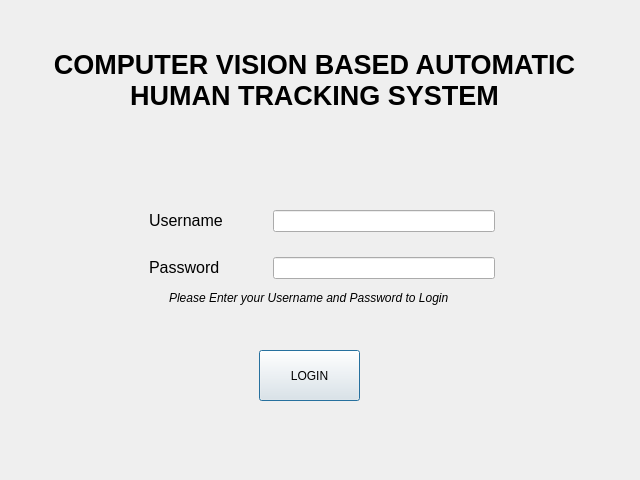
<?xml version="1.0" encoding="UTF-8"?>
<ui version="4.0">
 <class>arsDialog</class>
 <widget class="QDialog" name="arsDialog">
  <property name="geometry">
   <rect>
    <x>0</x>
    <y>0</y>
    <width>640</width>
    <height>480</height>
   </rect>
  </property>
  <property name="windowTitle">
   <string>ActivityReportingSystem</string>
  </property>
  <widget class="QStackedWidget" name="viewsStackedWidget">
   <property name="enabled">
    <bool>true</bool>
   </property>
   <property name="geometry">
    <rect>
     <x>9</x>
     <y>10</y>
     <width>621</width>
     <height>461</height>
    </rect>
   </property>
   <property name="contextMenuPolicy">
    <enum>Qt::NoContextMenu</enum>
   </property>
   <property name="currentIndex">
    <number>0</number>
   </property>
   <widget class="QWidget" name="loginPage">
    <property name="enabled">
     <bool>true</bool>
    </property>
    <widget class="QLabel" name="label">
     <property name="geometry">
      <rect>
       <x>30</x>
       <y>20</y>
       <width>551</width>
       <height>101</height>
      </rect>
     </property>
     <property name="text">
      <string>&lt;html&gt;&lt;head/&gt;&lt;body&gt;&lt;p align=&quot;center&quot;&gt;&lt;span style=&quot; font-size:20pt; font-weight:600;&quot;&gt;COMPUTER VISION BASED AUTOMATIC HUMAN TRACKING SYSTEM&lt;/span&gt;&lt;/p&gt;&lt;/body&gt;&lt;/html&gt;</string>
     </property>
     <property name="alignment">
      <set>Qt::AlignCenter</set>
     </property>
     <property name="wordWrap">
      <bool>true</bool>
     </property>
    </widget>
    <widget class="QPushButton" name="loginButton">
     <property name="geometry">
      <rect>
       <x>250</x>
       <y>340</y>
       <width>101</width>
       <height>51</height>
      </rect>
     </property>
     <property name="text">
      <string>LOGIN</string>
     </property>
     <property name="flat">
      <bool>false</bool>
     </property>
    </widget>
    <widget class="QWidget" name="layoutWidget">
     <property name="geometry">
      <rect>
       <x>130</x>
       <y>190</y>
       <width>361</width>
       <height>91</height>
      </rect>
     </property>
     <layout class="QFormLayout" name="formLayout">
      <property name="horizontalSpacing">
       <number>50</number>
      </property>
      <property name="verticalSpacing">
       <number>25</number>
      </property>
      <property name="leftMargin">
       <number>10</number>
      </property>
      <property name="topMargin">
       <number>10</number>
      </property>
      <property name="rightMargin">
       <number>5</number>
      </property>
      <property name="bottomMargin">
       <number>10</number>
      </property>
      <item row="0" column="0">
       <widget class="QLabel" name="label_2">
        <property name="text">
         <string>&lt;html&gt;&lt;head/&gt;&lt;body&gt;&lt;p&gt;&lt;span style=&quot; font-size:12pt;&quot;&gt;Username&lt;/span&gt;&lt;/p&gt;&lt;/body&gt;&lt;/html&gt;</string>
        </property>
       </widget>
      </item>
      <item row="0" column="1">
       <widget class="QLineEdit" name="loginLineEdit">
        <property name="focusPolicy">
         <enum>Qt::StrongFocus</enum>
        </property>
        <property name="text">
         <string/>
        </property>
        <property name="frame">
         <bool>true</bool>
        </property>
        <property name="echoMode">
         <enum>QLineEdit::Normal</enum>
        </property>
        <property name="clearButtonEnabled">
         <bool>true</bool>
        </property>
       </widget>
      </item>
      <item row="1" column="0">
       <widget class="QLabel" name="label_3">
        <property name="text">
         <string>&lt;html&gt;&lt;head/&gt;&lt;body&gt;&lt;p&gt;&lt;span style=&quot; font-size:12pt;&quot;&gt;Password&lt;/span&gt;&lt;/p&gt;&lt;/body&gt;&lt;/html&gt;</string>
        </property>
        <property name="textFormat">
         <enum>Qt::RichText</enum>
        </property>
       </widget>
      </item>
      <item row="1" column="1">
       <widget class="QLineEdit" name="passwordLineEdit">
        <property name="inputMask">
         <string/>
        </property>
        <property name="text">
         <string/>
        </property>
        <property name="echoMode">
         <enum>QLineEdit::Password</enum>
        </property>
        <property name="clearButtonEnabled">
         <bool>true</bool>
        </property>
       </widget>
      </item>
     </layout>
    </widget>
    <widget class="QLabel" name="loginPromptLabel">
     <property name="geometry">
      <rect>
       <x>160</x>
       <y>280</y>
       <width>351</width>
       <height>16</height>
      </rect>
     </property>
     <property name="font">
      <font>
       <italic>true</italic>
      </font>
     </property>
     <property name="text">
      <string>Please Enter your Username and Password to Login</string>
     </property>
    </widget>
    <zorder>layoutWidget</zorder>
    <zorder>label</zorder>
    <zorder>loginButton</zorder>
    <zorder>loginPromptLabel</zorder>
   </widget>
   <widget class="QWidget" name="adminMenuView">
    <widget class="QPushButton" name="adminLogoutButton">
     <property name="geometry">
      <rect>
       <x>520</x>
       <y>140</y>
       <width>81</width>
       <height>41</height>
      </rect>
     </property>
     <property name="font">
      <font>
       <pointsize>11</pointsize>
      </font>
     </property>
     <property name="text">
      <string>LOGOUT</string>
     </property>
     <property name="autoDefault">
      <bool>true</bool>
     </property>
    </widget>
    <widget class="QLabel" name="label_4">
     <property name="geometry">
      <rect>
       <x>30</x>
       <y>20</y>
       <width>551</width>
       <height>101</height>
      </rect>
     </property>
     <property name="text">
      <string>&lt;html&gt;&lt;head/&gt;&lt;body&gt;&lt;p align=&quot;center&quot;&gt;&lt;span style=&quot; font-size:20pt; font-weight:600;&quot;&gt;COMPUTER VISION BASED AUTOMATIC HUMAN TRACKING SYSTEM&lt;/span&gt;&lt;/p&gt;&lt;/body&gt;&lt;/html&gt;</string>
     </property>
     <property name="alignment">
      <set>Qt::AlignCenter</set>
     </property>
     <property name="wordWrap">
      <bool>true</bool>
     </property>
    </widget>
    <widget class="QWidget" name="verticalLayoutWidget">
     <property name="geometry">
      <rect>
       <x>220</x>
       <y>180</y>
       <width>171</width>
       <height>201</height>
      </rect>
     </property>
     <layout class="QVBoxLayout" name="verticalLayout">
      <item>
       <widget class="QPushButton" name="addUserMenuButton">
        <property name="font">
         <font>
          <pointsize>11</pointsize>
         </font>
        </property>
        <property name="text">
         <string>ADD USER</string>
        </property>
       </widget>
      </item>
      <item>
       <widget class="QPushButton" name="searchUserMenuButton">
        <property name="font">
         <font>
          <pointsize>11</pointsize>
         </font>
        </property>
        <property name="text">
         <string>SEARCH USER</string>
        </property>
       </widget>
      </item>
     </layout>
    </widget>
    <zorder>label_4</zorder>
    <zorder>adminLogoutButton</zorder>
    <zorder>verticalLayoutWidget</zorder>
   </widget>
   <widget class="QWidget" name="addUserView">
    <widget class="QLabel" name="label_6">
     <property name="geometry">
      <rect>
       <x>30</x>
       <y>20</y>
       <width>551</width>
       <height>101</height>
      </rect>
     </property>
     <property name="text">
      <string>&lt;html&gt;&lt;head/&gt;&lt;body&gt;&lt;p align=&quot;center&quot;&gt;&lt;span style=&quot; font-size:20pt; font-weight:600;&quot;&gt;COMPUTER VISION BASED AUTOMATIC HUMAN TRACKING SYSTEM&lt;/span&gt;&lt;/p&gt;&lt;/body&gt;&lt;/html&gt;</string>
     </property>
     <property name="alignment">
      <set>Qt::AlignCenter</set>
     </property>
     <property name="wordWrap">
      <bool>true</bool>
     </property>
    </widget>
    <widget class="QLabel" name="addUserPromptLabel">
     <property name="geometry">
      <rect>
       <x>170</x>
       <y>160</y>
       <width>311</width>
       <height>16</height>
      </rect>
     </property>
     <property name="font">
      <font>
       <italic>true</italic>
      </font>
     </property>
     <property name="text">
      <string>Enter all the details to add user</string>
     </property>
    </widget>
    <widget class="QPushButton" name="addButton">
     <property name="geometry">
      <rect>
       <x>190</x>
       <y>380</y>
       <width>71</width>
       <height>41</height>
      </rect>
     </property>
     <property name="font">
      <font>
       <pointsize>11</pointsize>
      </font>
     </property>
     <property name="text">
      <string>ADD</string>
     </property>
    </widget>
    <widget class="QPushButton" name="backAddButton">
     <property name="geometry">
      <rect>
       <x>390</x>
       <y>380</y>
       <width>81</width>
       <height>41</height>
      </rect>
     </property>
     <property name="font">
      <font>
       <pointsize>11</pointsize>
      </font>
     </property>
     <property name="text">
      <string>GO BACK</string>
     </property>
    </widget>
    <widget class="QWidget" name="layoutWidget">
     <property name="geometry">
      <rect>
       <x>129</x>
       <y>188</y>
       <width>421</width>
       <height>170</height>
      </rect>
     </property>
     <layout class="QFormLayout" name="formLayout_2">
      <item row="0" column="0">
       <widget class="QLabel" name="label_8">
        <property name="text">
         <string>&lt;html&gt;&lt;head/&gt;&lt;body&gt;&lt;p&gt;&lt;span style=&quot; font-size:12pt;&quot;&gt;Name&lt;/span&gt;&lt;/p&gt;&lt;/body&gt;&lt;/html&gt;</string>
        </property>
       </widget>
      </item>
      <item row="0" column="1">
       <widget class="QLineEdit" name="addNameLineEdit">
        <property name="inputMask">
         <string/>
        </property>
        <property name="text">
         <string/>
        </property>
        <property name="echoMode">
         <enum>QLineEdit::Normal</enum>
        </property>
        <property name="clearButtonEnabled">
         <bool>true</bool>
        </property>
       </widget>
      </item>
      <item row="1" column="0">
       <widget class="QLabel" name="label_12">
        <property name="text">
         <string>&lt;html&gt;&lt;head/&gt;&lt;body&gt;&lt;p&gt;&lt;span style=&quot; font-size:12pt;&quot;&gt;Phone&lt;/span&gt;&lt;/p&gt;&lt;/body&gt;&lt;/html&gt;</string>
        </property>
        <property name="textFormat">
         <enum>Qt::RichText</enum>
        </property>
       </widget>
      </item>
      <item row="1" column="1">
       <widget class="QLineEdit" name="addPhoneLineEdit">
        <property name="inputMask">
         <string/>
        </property>
        <property name="text">
         <string/>
        </property>
        <property name="echoMode">
         <enum>QLineEdit::Normal</enum>
        </property>
        <property name="clearButtonEnabled">
         <bool>true</bool>
        </property>
       </widget>
      </item>
      <item row="2" column="0">
       <widget class="QLabel" name="label_9">
        <property name="text">
         <string>&lt;html&gt;&lt;head/&gt;&lt;body&gt;&lt;p&gt;&lt;span style=&quot; font-size:12pt;&quot;&gt;LoginId&lt;/span&gt;&lt;/p&gt;&lt;/body&gt;&lt;/html&gt;</string>
        </property>
        <property name="textFormat">
         <enum>Qt::RichText</enum>
        </property>
       </widget>
      </item>
      <item row="2" column="1">
       <widget class="QLineEdit" name="addLoginLineEdit">
        <property name="inputMask">
         <string/>
        </property>
        <property name="text">
         <string/>
        </property>
        <property name="echoMode">
         <enum>QLineEdit::Normal</enum>
        </property>
        <property name="clearButtonEnabled">
         <bool>true</bool>
        </property>
       </widget>
      </item>
      <item row="3" column="0">
       <widget class="QLabel" name="label_10">
        <property name="text">
         <string>&lt;html&gt;&lt;head/&gt;&lt;body&gt;&lt;p&gt;&lt;span style=&quot; font-size:12pt;&quot;&gt;Password&lt;/span&gt;&lt;/p&gt;&lt;/body&gt;&lt;/html&gt;</string>
        </property>
        <property name="textFormat">
         <enum>Qt::RichText</enum>
        </property>
       </widget>
      </item>
      <item row="3" column="1">
       <widget class="QLineEdit" name="addPasswordLineEdit">
        <property name="inputMask">
         <string/>
        </property>
        <property name="text">
         <string/>
        </property>
        <property name="echoMode">
         <enum>QLineEdit::Password</enum>
        </property>
        <property name="clearButtonEnabled">
         <bool>true</bool>
        </property>
       </widget>
      </item>
      <item row="4" column="0">
       <widget class="QLabel" name="label_11">
        <property name="text">
         <string>&lt;html&gt;&lt;head/&gt;&lt;body&gt;&lt;p&gt;&lt;span style=&quot; font-size:12pt;&quot;&gt;Confirm Password&lt;/span&gt;&lt;/p&gt;&lt;/body&gt;&lt;/html&gt;</string>
        </property>
        <property name="textFormat">
         <enum>Qt::RichText</enum>
        </property>
       </widget>
      </item>
      <item row="4" column="1">
       <widget class="QLineEdit" name="confirmPasswordLineEdit">
        <property name="inputMask">
         <string/>
        </property>
        <property name="text">
         <string/>
        </property>
        <property name="echoMode">
         <enum>QLineEdit::Password</enum>
        </property>
        <property name="clearButtonEnabled">
         <bool>true</bool>
        </property>
       </widget>
      </item>
      <item row="5" column="0">
       <widget class="QCheckBox" name="managerCheckBox">
        <property name="text">
         <string>Manager Rights</string>
        </property>
       </widget>
      </item>
     </layout>
    </widget>
   </widget>
   <widget class="QWidget" name="modifyUserView">
    <widget class="QLabel" name="label_7">
     <property name="geometry">
      <rect>
       <x>40</x>
       <y>10</y>
       <width>551</width>
       <height>101</height>
      </rect>
     </property>
     <property name="text">
      <string>&lt;html&gt;&lt;head/&gt;&lt;body&gt;&lt;p align=&quot;center&quot;&gt;&lt;span style=&quot; font-size:20pt; font-weight:600;&quot;&gt;COMPUTER VISION BASED AUTOMATIC HUMAN TRACKING SYSTEM&lt;/span&gt;&lt;/p&gt;&lt;/body&gt;&lt;/html&gt;</string>
     </property>
     <property name="alignment">
      <set>Qt::AlignCenter</set>
     </property>
     <property name="wordWrap">
      <bool>true</bool>
     </property>
    </widget>
    <widget class="QLabel" name="modifyUserPromptLabel">
     <property name="geometry">
      <rect>
       <x>160</x>
       <y>130</y>
       <width>311</width>
       <height>16</height>
      </rect>
     </property>
     <property name="font">
      <font>
       <italic>true</italic>
      </font>
     </property>
     <property name="text">
      <string>Enter the LoginId</string>
     </property>
    </widget>
    <widget class="QLineEdit" name="searchLoginLineEdit">
     <property name="geometry">
      <rect>
       <x>252</x>
       <y>160</y>
       <width>214</width>
       <height>22</height>
      </rect>
     </property>
     <property name="focusPolicy">
      <enum>Qt::StrongFocus</enum>
     </property>
     <property name="text">
      <string/>
     </property>
     <property name="frame">
      <bool>true</bool>
     </property>
     <property name="echoMode">
      <enum>QLineEdit::Normal</enum>
     </property>
     <property name="clearButtonEnabled">
      <bool>true</bool>
     </property>
    </widget>
    <widget class="QLabel" name="label_18">
     <property name="geometry">
      <rect>
       <x>120</x>
       <y>160</y>
       <width>82</width>
       <height>22</height>
      </rect>
     </property>
     <property name="text">
      <string>&lt;html&gt;&lt;head/&gt;&lt;body&gt;&lt;p&gt;&lt;span style=&quot; font-size:12pt;&quot;&gt;LoginId&lt;/span&gt;&lt;/p&gt;&lt;p&gt;&lt;br/&gt;&lt;/p&gt;&lt;/body&gt;&lt;/html&gt;</string>
     </property>
    </widget>
    <widget class="QWidget" name="layoutWidget_2">
     <property name="geometry">
      <rect>
       <x>110</x>
       <y>260</y>
       <width>421</width>
       <height>141</height>
      </rect>
     </property>
     <layout class="QFormLayout" name="formLayout_4">
      <item row="0" column="0">
       <widget class="QLabel" name="label_19">
        <property name="text">
         <string>&lt;html&gt;&lt;head/&gt;&lt;body&gt;&lt;p&gt;&lt;span style=&quot; font-size:12pt;&quot;&gt;Name&lt;/span&gt;&lt;/p&gt;&lt;/body&gt;&lt;/html&gt;</string>
        </property>
       </widget>
      </item>
      <item row="0" column="1">
       <widget class="QLineEdit" name="modifyNameLineEdit">
        <property name="inputMask">
         <string/>
        </property>
        <property name="text">
         <string/>
        </property>
        <property name="echoMode">
         <enum>QLineEdit::Normal</enum>
        </property>
        <property name="readOnly">
         <bool>true</bool>
        </property>
        <property name="clearButtonEnabled">
         <bool>true</bool>
        </property>
       </widget>
      </item>
      <item row="1" column="0">
       <widget class="QLabel" name="label_20">
        <property name="text">
         <string>&lt;html&gt;&lt;head/&gt;&lt;body&gt;&lt;p&gt;&lt;span style=&quot; font-size:12pt;&quot;&gt;Phone&lt;/span&gt;&lt;/p&gt;&lt;/body&gt;&lt;/html&gt;</string>
        </property>
        <property name="textFormat">
         <enum>Qt::RichText</enum>
        </property>
       </widget>
      </item>
      <item row="1" column="1">
       <widget class="QLineEdit" name="modifyPhoneLineEdit">
        <property name="inputMask">
         <string/>
        </property>
        <property name="text">
         <string/>
        </property>
        <property name="echoMode">
         <enum>QLineEdit::Normal</enum>
        </property>
        <property name="readOnly">
         <bool>true</bool>
        </property>
        <property name="clearButtonEnabled">
         <bool>true</bool>
        </property>
       </widget>
      </item>
      <item row="2" column="0">
       <widget class="QLabel" name="label_21">
        <property name="text">
         <string>&lt;html&gt;&lt;head/&gt;&lt;body&gt;&lt;p&gt;&lt;span style=&quot; font-size:12pt;&quot;&gt;LoginId&lt;/span&gt;&lt;/p&gt;&lt;/body&gt;&lt;/html&gt;</string>
        </property>
        <property name="textFormat">
         <enum>Qt::RichText</enum>
        </property>
       </widget>
      </item>
      <item row="2" column="1">
       <widget class="QLineEdit" name="modifyLoginLineEdit">
        <property name="inputMask">
         <string/>
        </property>
        <property name="text">
         <string/>
        </property>
        <property name="echoMode">
         <enum>QLineEdit::Normal</enum>
        </property>
        <property name="readOnly">
         <bool>true</bool>
        </property>
        <property name="clearButtonEnabled">
         <bool>true</bool>
        </property>
       </widget>
      </item>
      <item row="3" column="0">
       <widget class="QLabel" name="label_22">
        <property name="text">
         <string>&lt;html&gt;&lt;head/&gt;&lt;body&gt;&lt;p&gt;&lt;span style=&quot; font-size:12pt;&quot;&gt;Password&lt;/span&gt;&lt;/p&gt;&lt;/body&gt;&lt;/html&gt;</string>
        </property>
        <property name="textFormat">
         <enum>Qt::RichText</enum>
        </property>
       </widget>
      </item>
      <item row="3" column="1">
       <widget class="QLineEdit" name="modifyPasswordLineEdit">
        <property name="inputMask">
         <string/>
        </property>
        <property name="text">
         <string/>
        </property>
        <property name="echoMode">
         <enum>QLineEdit::Password</enum>
        </property>
        <property name="readOnly">
         <bool>true</bool>
        </property>
        <property name="clearButtonEnabled">
         <bool>true</bool>
        </property>
       </widget>
      </item>
      <item row="4" column="0">
       <widget class="QCheckBox" name="modifyManagerCheckBox">
        <property name="text">
         <string>Manager Rights</string>
        </property>
        <property name="checkable">
         <bool>false</bool>
        </property>
        <property name="autoRepeatInterval">
         <number>100</number>
        </property>
       </widget>
      </item>
     </layout>
    </widget>
    <widget class="QPushButton" name="searchButton">
     <property name="geometry">
      <rect>
       <x>280</x>
       <y>200</y>
       <width>71</width>
       <height>41</height>
      </rect>
     </property>
     <property name="font">
      <font>
       <pointsize>11</pointsize>
      </font>
     </property>
     <property name="text">
      <string>SEARCH</string>
     </property>
    </widget>
    <widget class="QPushButton" name="updateButton">
     <property name="geometry">
      <rect>
       <x>160</x>
       <y>410</y>
       <width>71</width>
       <height>41</height>
      </rect>
     </property>
     <property name="font">
      <font>
       <pointsize>11</pointsize>
      </font>
     </property>
     <property name="text">
      <string>UPDATE</string>
     </property>
    </widget>
    <widget class="QPushButton" name="deleteButton">
     <property name="geometry">
      <rect>
       <x>290</x>
       <y>410</y>
       <width>71</width>
       <height>41</height>
      </rect>
     </property>
     <property name="font">
      <font>
       <pointsize>11</pointsize>
      </font>
     </property>
     <property name="text">
      <string>DELETE</string>
     </property>
    </widget>
    <widget class="QPushButton" name="backModifyButton">
     <property name="geometry">
      <rect>
       <x>420</x>
       <y>410</y>
       <width>81</width>
       <height>41</height>
      </rect>
     </property>
     <property name="font">
      <font>
       <pointsize>11</pointsize>
      </font>
     </property>
     <property name="text">
      <string>GO BACK</string>
     </property>
    </widget>
   </widget>
   <widget class="QWidget" name="employeeView">
    <widget class="QLabel" name="label_14">
     <property name="geometry">
      <rect>
       <x>40</x>
       <y>10</y>
       <width>551</width>
       <height>101</height>
      </rect>
     </property>
     <property name="text">
      <string>&lt;html&gt;&lt;head/&gt;&lt;body&gt;&lt;p align=&quot;center&quot;&gt;&lt;span style=&quot; font-size:20pt; font-weight:600;&quot;&gt;COMPUTER VISION BASED AUTOMATIC HUMAN TRACKING SYSTEM&lt;/span&gt;&lt;/p&gt;&lt;/body&gt;&lt;/html&gt;</string>
     </property>
     <property name="alignment">
      <set>Qt::AlignCenter</set>
     </property>
     <property name="wordWrap">
      <bool>true</bool>
     </property>
    </widget>
    <widget class="QWidget" name="formLayoutWidget">
     <property name="geometry">
      <rect>
       <x>100</x>
       <y>150</y>
       <width>180</width>
       <height>84</height>
      </rect>
     </property>
     <layout class="QFormLayout" name="formLayout_3">
      <item row="3" column="0">
       <widget class="QLabel" name="label_13">
        <property name="font">
         <font>
          <pointsize>11</pointsize>
         </font>
        </property>
        <property name="text">
         <string>End Date</string>
        </property>
       </widget>
      </item>
      <item row="1" column="0">
       <widget class="QLabel" name="label_15">
        <property name="font">
         <font>
          <pointsize>11</pointsize>
         </font>
        </property>
        <property name="text">
         <string>Start Date</string>
        </property>
       </widget>
      </item>
      <item row="1" column="1">
       <widget class="QDateEdit" name="selfActivityStartDateEdit">
        <property name="calendarPopup">
         <bool>true</bool>
        </property>
        <property name="date">
         <date>
          <year>2018</year>
          <month>4</month>
          <day>14</day>
         </date>
        </property>
       </widget>
      </item>
      <item row="3" column="1">
       <widget class="QDateEdit" name="selfActivityEndDateEdit">
        <property name="calendarPopup">
         <bool>true</bool>
        </property>
        <property name="date">
         <date>
          <year>2018</year>
          <month>4</month>
          <day>15</day>
         </date>
        </property>
       </widget>
      </item>
     </layout>
    </widget>
    <widget class="QLabel" name="employeePromptLabel">
     <property name="geometry">
      <rect>
       <x>80</x>
       <y>130</y>
       <width>311</width>
       <height>16</height>
      </rect>
     </property>
     <property name="font">
      <font>
       <italic>true</italic>
      </font>
     </property>
     <property name="text">
      <string>Enter the start and end date to retrieve self activity</string>
     </property>
    </widget>
    <widget class="QPushButton" name="getSelfActivityButton">
     <property name="geometry">
      <rect>
       <x>240</x>
       <y>230</y>
       <width>151</width>
       <height>41</height>
      </rect>
     </property>
     <property name="font">
      <font>
       <pointsize>11</pointsize>
      </font>
     </property>
     <property name="text">
      <string>GET ACTIVITY</string>
     </property>
    </widget>
    <widget class="QTextBrowser" name="seflActivityTextBrowser">
     <property name="geometry">
      <rect>
       <x>50</x>
       <y>280</y>
       <width>541</width>
       <height>141</height>
      </rect>
     </property>
    </widget>
    <widget class="QPushButton" name="employeeLogoutButton">
     <property name="geometry">
      <rect>
       <x>530</x>
       <y>110</y>
       <width>81</width>
       <height>41</height>
      </rect>
     </property>
     <property name="font">
      <font>
       <pointsize>11</pointsize>
      </font>
     </property>
     <property name="text">
      <string>LOGOUT</string>
     </property>
    </widget>
   </widget>
   <widget class="QWidget" name="managerView">
    <widget class="QLabel" name="managerPromptLabel">
     <property name="geometry">
      <rect>
       <x>70</x>
       <y>120</y>
       <width>421</width>
       <height>16</height>
      </rect>
     </property>
     <property name="font">
      <font>
       <italic>true</italic>
      </font>
     </property>
     <property name="text">
      <string>Enter the loginId, start and end date to retrieve activity of user</string>
     </property>
    </widget>
    <widget class="QWidget" name="formLayoutWidget_4">
     <property name="geometry">
      <rect>
       <x>90</x>
       <y>140</y>
       <width>180</width>
       <height>98</height>
      </rect>
     </property>
     <layout class="QFormLayout" name="formLayout_13">
      <item row="1" column="0">
       <widget class="QLabel" name="label_66">
        <property name="font">
         <font>
          <pointsize>11</pointsize>
         </font>
        </property>
        <property name="text">
         <string>Start Date</string>
        </property>
       </widget>
      </item>
      <item row="1" column="1">
       <widget class="QDateEdit" name="activityStartDateEdit">
        <property name="calendarPopup">
         <bool>true</bool>
        </property>
        <property name="date">
         <date>
          <year>2018</year>
          <month>4</month>
          <day>14</day>
         </date>
        </property>
       </widget>
      </item>
      <item row="0" column="0">
       <widget class="QLabel" name="label_68">
        <property name="font">
         <font>
          <pointsize>11</pointsize>
         </font>
        </property>
        <property name="text">
         <string>LoginId</string>
        </property>
       </widget>
      </item>
      <item row="2" column="1">
       <widget class="QDateEdit" name="activityEndDateEdit">
        <property name="calendarPopup">
         <bool>true</bool>
        </property>
        <property name="date">
         <date>
          <year>2018</year>
          <month>4</month>
          <day>15</day>
         </date>
        </property>
       </widget>
      </item>
      <item row="2" column="0">
       <widget class="QLabel" name="label_65">
        <property name="font">
         <font>
          <pointsize>11</pointsize>
         </font>
        </property>
        <property name="text">
         <string>End Date</string>
        </property>
       </widget>
      </item>
      <item row="0" column="1">
       <widget class="QLineEdit" name="activityLoginLineEdit"/>
      </item>
     </layout>
    </widget>
    <widget class="QPushButton" name="getActivityButton">
     <property name="geometry">
      <rect>
       <x>140</x>
       <y>230</y>
       <width>151</width>
       <height>41</height>
      </rect>
     </property>
     <property name="font">
      <font>
       <pointsize>11</pointsize>
      </font>
     </property>
     <property name="text">
      <string>GET ACTIVITY</string>
     </property>
    </widget>
    <widget class="QPushButton" name="managerLogoutButton">
     <property name="geometry">
      <rect>
       <x>530</x>
       <y>120</y>
       <width>81</width>
       <height>41</height>
      </rect>
     </property>
     <property name="font">
      <font>
       <pointsize>11</pointsize>
      </font>
     </property>
     <property name="text">
      <string>LOGOUT</string>
     </property>
    </widget>
    <widget class="QLabel" name="label_67">
     <property name="geometry">
      <rect>
       <x>40</x>
       <y>10</y>
       <width>551</width>
       <height>101</height>
      </rect>
     </property>
     <property name="text">
      <string>&lt;html&gt;&lt;head/&gt;&lt;body&gt;&lt;p align=&quot;center&quot;&gt;&lt;span style=&quot; font-size:20pt; font-weight:600;&quot;&gt;COMPUTER VISION BASED AUTOMATIC HUMAN TRACKING SYSTEM&lt;/span&gt;&lt;/p&gt;&lt;/body&gt;&lt;/html&gt;</string>
     </property>
     <property name="alignment">
      <set>Qt::AlignCenter</set>
     </property>
     <property name="wordWrap">
      <bool>true</bool>
     </property>
    </widget>
    <widget class="QTextBrowser" name="activityTextBrowser">
     <property name="geometry">
      <rect>
       <x>40</x>
       <y>290</y>
       <width>551</width>
       <height>141</height>
      </rect>
     </property>
    </widget>
    <widget class="QPushButton" name="trackButton">
     <property name="geometry">
      <rect>
       <x>320</x>
       <y>230</y>
       <width>171</width>
       <height>41</height>
      </rect>
     </property>
     <property name="font">
      <font>
       <pointsize>11</pointsize>
      </font>
     </property>
     <property name="text">
      <string>TRACK IN REAL TIME</string>
     </property>
    </widget>
   </widget>
  </widget>
 </widget>
 <resources/>
 <connections/>
</ui>
